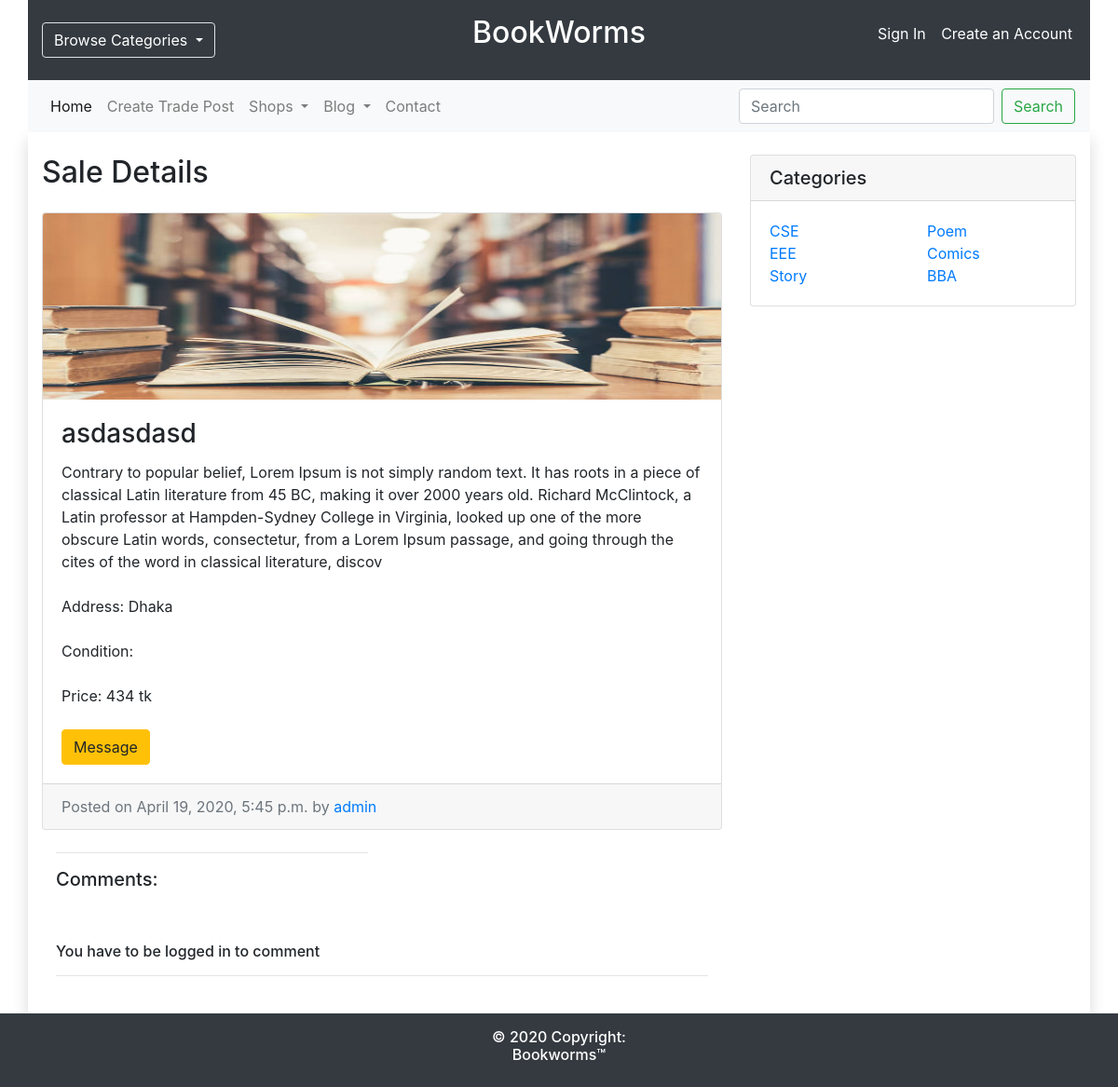
Screenshot of /post/2 with the database file from the repository.
### posts/models.py (models this page shows, shortened)
class Post(models.Model):
    author=models.ForeignKey(User,on_delete=models.CASCADE,default="",related_name='post_author')
    title= models.CharField(max_length=240)
    post_type=(
    ('Sale',"Sale"),
    ('Rent',"Rent"),
    ('Exchange',"Exchange"),
    )
    type= models.CharField(max_length=200,choices=post_type)
    description = models.CharField(blank=True,null=True,max_length=400)
    price= models.IntegerField(blank=True,null=True)
    summary= models.TextField(blank=True,null=True)
    address= models.CharField(blank=True,null=True,max_length=400)
    condition=models.CharField(blank=True,null=True,max_length=200)
    period= models.IntegerField(blank=True,null=True)
    interest=models.CharField(blank=True,null=True,max_length=200)
    published_date = models.DateTimeField(auto_now_add=True)
    update_date=models.DateTimeField(auto_now=True)
    post_image=models.ImageField(upload_to='post_images',null=True,blank=True)

### posts/views.py (the view, shortened to what this page needs)
# urls.py: path("post/<int:id>",views.dynamic_lookup_view,name="post"),
def dynamic_lookup_view(request,id):
    post=Post.objects.get(id=id)
    comment_form=CommentForm()
    context={
            'comment_form':comment_form,
            'post':post
        }
    return render(request,"posts/post_detail.html",context)

### posts/forms.py
class CommentForm(forms.ModelForm):
    class Meta:
        model=Comment
        fields=['comment']

### templates/posts/post_detail.html (shortened to what this page needs)
{% extends 'base.html' %}
{% block content %}
{% load crispy_forms_tags %}
    <div class="container shadow">
        <div class="row">
            <div class="col-md-8">
              <h2 class="my-4">{{post.type}} Details
              </h2>
                <div class="card mb-4">
                  {% if post.post_image %}
                    <img src="/media/{{post_image}}" width="200px" height="200px" alt="Card image cap">
                  {%else%}
                    <img class="card-img-top" src="/static/images/mbook.jpg" width="200px" height="200px" alt="Card image cap">
                  {% endif %}
                    <div class="card-body">
                        {% if post.type == 'Sale' %}
                        <h3 class="card-title">{{post.title}}</h3>
                        <p class="card-text">
                            {{post.description}}<br><br>
                            Address: {{post.address}} <br><br>
                            Condition: {{post.condition}}<br><br>
                            Price: {{post.price}} tk<br><br>
                        {% elif post.type == 'Rent' %}
                        <h3 class="card-title">{{post.title}}</h3>
                        <p class="card-text">
                            {{post.description}}<br><br>
                            Address: {{post.address}} <br><br>
                            Rent Period: {{post.period}} days<br><br>
                            {% elif post.type == 'Exchange' %}
                            <h3 class="card-title">{{post.title}}</h3>
                            <p class="card-text">
                                {{post.description}}<br><br>
                                Address: {{post.address}} <br><br>
                                Interested in: {{post.interest}}<br><br>
                        {%endif%}
                            <a href="/messages/{{post.author}}"> <button type="button" class="btn btn-warning"name="button">Message</button></a>
                        </p>
                    </div>
                    <div class="card-footer text-muted">
                        Posted on {{post.published_date}} by
                        <a href="#">{{post.author}}</a>
                    </div>
                </div>
                <div class="col-sm-6">
                  <hr>
                  <h5>Comments:</h5>
                  <br>
                  <br>
                </div>
                {% if user.is_authenticated %}
                <div class="col-sm-6">
                  <form method="POST">
                      {{comment_form|crispy}}
                      {% csrf_token %}
                      <button type="submit" class="btn btn-primary btn-sm">Comment</button>
                  </form>
                </div>
                {%else%}
                <div class="container">
                    <h6>You have to be logged in to comment</h6>
                    <hr>
                    <br>
                </div>
                {%endif%}
            </div>
            <div class="col-md-4">
                <div class="card my-4">
                    <h5 class="card-header">Categories</h5>
                    <div class="card-body">
                        <div class="row">
                            <div class="col-lg-6">
                                <ul class="list-unstyled mb-0">
                                    <li>
                                        <a href="#">CSE</a>
                                    </li>
                                    <li>
                                        <a href="#">EEE</a>
                                    </li>
                                    <li>
                                        <a href="#">Story</a>
                                    </li>
                                </ul>
                            </div>
                            <div class="col-lg-6">
                                <ul class="list-unstyled mb-0">
                                    <li>
                                        <a href="#">Poem</a>
                                    </li>
                                    <li>
                                        <a href="#">Comics</a>
                                    </li>
                                    <li>
                                        <a href="#">BBA</a>
                                    </li>
                                </ul>
                            </div>
                        </div>
                    </div>
                </div>
            </div>
        </div>
    </div>
{% endblock %}

### static/css/style.css (style rules this page uses)
body { height: 100%; }
:root { --light-gray: #2b3032a1; --primary-color:#45ccb8; --border:#2b303218; --text-color:#ff686b; }

### rows the page displays
Post: type "Sale", title "asdasdasd", description "Contrary to popular belief, Lorem Ipsum is not simply random text. It has roots in a piece of classical Latin literature from 45 BC, making it over 2000 years old. Richard McClintock, a Latin professor at Hampden-Sydney College in Virginia, looked up one of the more obscure Latin words, consectetur, from a Lorem Ipsum passage, and going through the cites of the word in classical literature, discov", address "Dhaka", price "434", published_date "April 19, 2020, 5:45 p.m.", author "admin"
